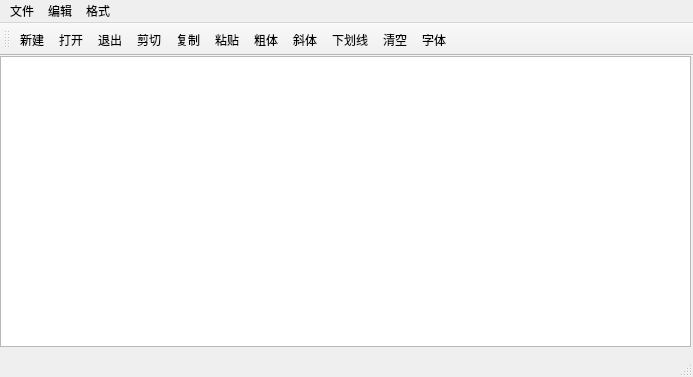
<?xml version="1.0" encoding="UTF-8"?>
<ui version="4.0">
 <class>QWMainWindow</class>
 <widget class="QMainWindow" name="QWMainWindow">
  <property name="geometry">
   <rect>
    <x>0</x>
    <y>0</y>
    <width>693</width>
    <height>377</height>
   </rect>
  </property>
  <property name="windowTitle">
   <string>QWMainWindow</string>
  </property>
  <widget class="QWidget" name="centralWidget">
   <widget class="QTextEdit" name="textEdit">
    <property name="geometry">
     <rect>
      <x>0</x>
      <y>0</y>
      <width>691</width>
      <height>291</height>
     </rect>
    </property>
   </widget>
  </widget>
  <widget class="QMenuBar" name="menuBar">
   <property name="geometry">
    <rect>
     <x>0</x>
     <y>0</y>
     <width>693</width>
     <height>23</height>
    </rect>
   </property>
   <widget class="QMenu" name="menu">
    <property name="title">
     <string>文件</string>
    </property>
    <addaction name="actNew"/>
    <addaction name="actOpen"/>
    <addaction name="separator"/>
    <addaction name="actClose"/>
   </widget>
   <widget class="QMenu" name="menu_2">
    <property name="title">
     <string>编辑</string>
    </property>
    <addaction name="actCut"/>
    <addaction name="actCopy"/>
    <addaction name="actPaste"/>
    <addaction name="separator"/>
    <addaction name="actClear"/>
   </widget>
   <widget class="QMenu" name="menu_3">
    <property name="title">
     <string>格式</string>
    </property>
    <addaction name="actFontBold"/>
    <addaction name="actFontItalic"/>
    <addaction name="actFontUnder"/>
    <addaction name="separator"/>
    <addaction name="actToolbarLab"/>
   </widget>
   <addaction name="menu"/>
   <addaction name="menu_2"/>
   <addaction name="menu_3"/>
  </widget>
  <widget class="QToolBar" name="mainToolBar">
   <attribute name="toolBarArea">
    <enum>TopToolBarArea</enum>
   </attribute>
   <attribute name="toolBarBreak">
    <bool>false</bool>
   </attribute>
   <addaction name="actNew"/>
   <addaction name="actOpen"/>
   <addaction name="actClose"/>
   <addaction name="actCut"/>
   <addaction name="actCopy"/>
   <addaction name="actPaste"/>
   <addaction name="actFontBold"/>
   <addaction name="actFontItalic"/>
   <addaction name="actFontUnder"/>
   <addaction name="actClear"/>
   <addaction name="actFont"/>
  </widget>
  <widget class="QStatusBar" name="statusBar"/>
  <action name="actOpen">
   <property name="icon">
    <iconset resource="res.qrc">
     <normaloff>:/images/images/folder_open_32px_14055_easyicon.net.png</normaloff>:/images/images/folder_open_32px_14055_easyicon.net.png</iconset>
   </property>
   <property name="text">
    <string>打开...</string>
   </property>
   <property name="toolTip">
    <string>打开文件</string>
   </property>
   <property name="shortcut">
    <string>Ctrl+O</string>
   </property>
  </action>
  <action name="actCut">
   <property name="icon">
    <iconset resource="res.qrc">
     <normaloff>:/images/images/cut_edit_48px_16040_easyicon.net.png</normaloff>:/images/images/cut_edit_48px_16040_easyicon.net.png</iconset>
   </property>
   <property name="text">
    <string>剪切</string>
   </property>
   <property name="toolTip">
    <string>剪切</string>
   </property>
   <property name="shortcut">
    <string>Ctrl+X</string>
   </property>
  </action>
  <action name="actCopy">
   <property name="icon">
    <iconset resource="res.qrc">
     <normaloff>:/images/images/copy_documents_duplicate_files_48px_1496_easyicon.net.png</normaloff>:/images/images/copy_documents_duplicate_files_48px_1496_easyicon.net.png</iconset>
   </property>
   <property name="text">
    <string>复制</string>
   </property>
   <property name="toolTip">
    <string>复制</string>
   </property>
   <property name="shortcut">
    <string>Ctrl+C</string>
   </property>
  </action>
  <action name="actPaste">
   <property name="icon">
    <iconset resource="res.qrc">
     <normaloff>:/images/images/Paste_48px_1118974_easyicon.net.png</normaloff>:/images/images/Paste_48px_1118974_easyicon.net.png</iconset>
   </property>
   <property name="text">
    <string>粘贴</string>
   </property>
   <property name="toolTip">
    <string>粘贴</string>
   </property>
   <property name="shortcut">
    <string>Ctrl+V</string>
   </property>
  </action>
  <action name="actFontBold">
   <property name="checkable">
    <bool>true</bool>
   </property>
   <property name="icon">
    <iconset resource="res.qrc">
     <normaloff>:/images/images/Text_Bold_32px_530629_easyicon.net.png</normaloff>:/images/images/Text_Bold_32px_530629_easyicon.net.png</iconset>
   </property>
   <property name="text">
    <string>粗体</string>
   </property>
   <property name="toolTip">
    <string>粗体</string>
   </property>
  </action>
  <action name="actFontItalic">
   <property name="checkable">
    <bool>true</bool>
   </property>
   <property name="icon">
    <iconset resource="res.qrc">
     <normaloff>:/images/images/italic_32px_526182_easyicon.net.png</normaloff>:/images/images/italic_32px_526182_easyicon.net.png</iconset>
   </property>
   <property name="text">
    <string>斜体</string>
   </property>
   <property name="toolTip">
    <string>斜体</string>
   </property>
  </action>
  <action name="actFontUnder">
   <property name="checkable">
    <bool>true</bool>
   </property>
   <property name="icon">
    <iconset resource="res.qrc">
     <normaloff>:/images/images/Text_Underline_32px_530672_easyicon.net.png</normaloff>:/images/images/Text_Underline_32px_530672_easyicon.net.png</iconset>
   </property>
   <property name="text">
    <string>下划线</string>
   </property>
   <property name="toolTip">
    <string>下划线</string>
   </property>
  </action>
  <action name="actClose">
   <property name="icon">
    <iconset resource="res.qrc">
     <normaloff>:/images/images/account_door_exit_logout_39.384615384615px_1211608_easyicon.net.png</normaloff>:/images/images/account_door_exit_logout_39.384615384615px_1211608_easyicon.net.png</iconset>
   </property>
   <property name="text">
    <string>退出</string>
   </property>
   <property name="toolTip">
    <string>退出</string>
   </property>
  </action>
  <action name="actClear">
   <property name="icon">
    <iconset resource="res.qrc">
     <normaloff>:/images/images/empty_trash_32px_22712_easyicon.net.png</normaloff>:/images/images/empty_trash_32px_22712_easyicon.net.png</iconset>
   </property>
   <property name="text">
    <string>清空</string>
   </property>
   <property name="toolTip">
    <string>清空</string>
   </property>
  </action>
  <action name="actFont">
   <property name="icon">
    <iconset resource="res.qrc">
     <normaloff>:/images/images/font_48px_29330_easyicon.net.png</normaloff>:/images/images/font_48px_29330_easyicon.net.png</iconset>
   </property>
   <property name="text">
    <string>字体</string>
   </property>
   <property name="toolTip">
    <string>字体</string>
   </property>
  </action>
  <action name="actNew">
   <property name="icon">
    <iconset resource="res.qrc">
     <normaloff>:/images/images/Document_File_48px_1072799_easyicon.net.png</normaloff>:/images/images/Document_File_48px_1072799_easyicon.net.png</iconset>
   </property>
   <property name="text">
    <string>新建</string>
   </property>
   <property name="toolTip">
    <string>新建</string>
   </property>
   <property name="shortcut">
    <string>Ctrl+N</string>
   </property>
  </action>
  <action name="actToolbarLab">
   <property name="checkable">
    <bool>true</bool>
   </property>
   <property name="text">
    <string>显示工具栏文字标签</string>
   </property>
  </action>
 </widget>
 <layoutdefault spacing="6" margin="11"/>
 <resources>
  <include location="res.qrc"/>
 </resources>
 <connections>
  <connection>
   <sender>actPaste</sender>
   <signal>triggered()</signal>
   <receiver>textEdit</receiver>
   <slot>paste()</slot>
   <hints>
    <hint type="sourcelabel">
     <x>-1</x>
     <y>-1</y>
    </hint>
    <hint type="destinationlabel">
     <x>285</x>
     <y>192</y>
    </hint>
   </hints>
  </connection>
  <connection>
   <sender>actCut</sender>
   <signal>triggered()</signal>
   <receiver>textEdit</receiver>
   <slot>cut()</slot>
   <hints>
    <hint type="sourcelabel">
     <x>-1</x>
     <y>-1</y>
    </hint>
    <hint type="destinationlabel">
     <x>285</x>
     <y>192</y>
    </hint>
   </hints>
  </connection>
  <connection>
   <sender>actCopy</sender>
   <signal>triggered()</signal>
   <receiver>textEdit</receiver>
   <slot>copy()</slot>
   <hints>
    <hint type="sourcelabel">
     <x>-1</x>
     <y>-1</y>
    </hint>
    <hint type="destinationlabel">
     <x>285</x>
     <y>192</y>
    </hint>
   </hints>
  </connection>
  <connection>
   <sender>actClose</sender>
   <signal>triggered()</signal>
   <receiver>QWMainWindow</receiver>
   <slot>close()</slot>
   <hints>
    <hint type="sourcelabel">
     <x>-1</x>
     <y>-1</y>
    </hint>
    <hint type="destinationlabel">
     <x>288</x>
     <y>176</y>
    </hint>
   </hints>
  </connection>
  <connection>
   <sender>actClear</sender>
   <signal>triggered()</signal>
   <receiver>textEdit</receiver>
   <slot>clear()</slot>
   <hints>
    <hint type="sourcelabel">
     <x>-1</x>
     <y>-1</y>
    </hint>
    <hint type="destinationlabel">
     <x>285</x>
     <y>192</y>
    </hint>
   </hints>
  </connection>
 </connections>
</ui>
